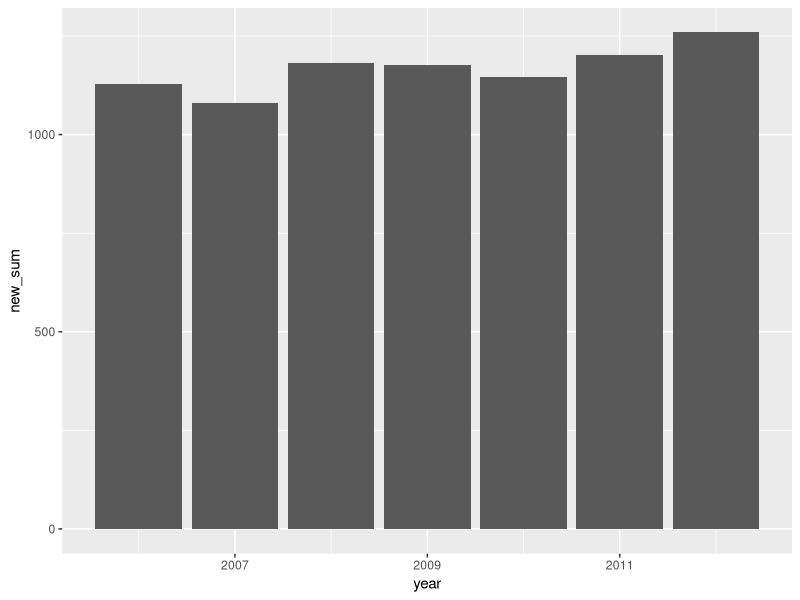
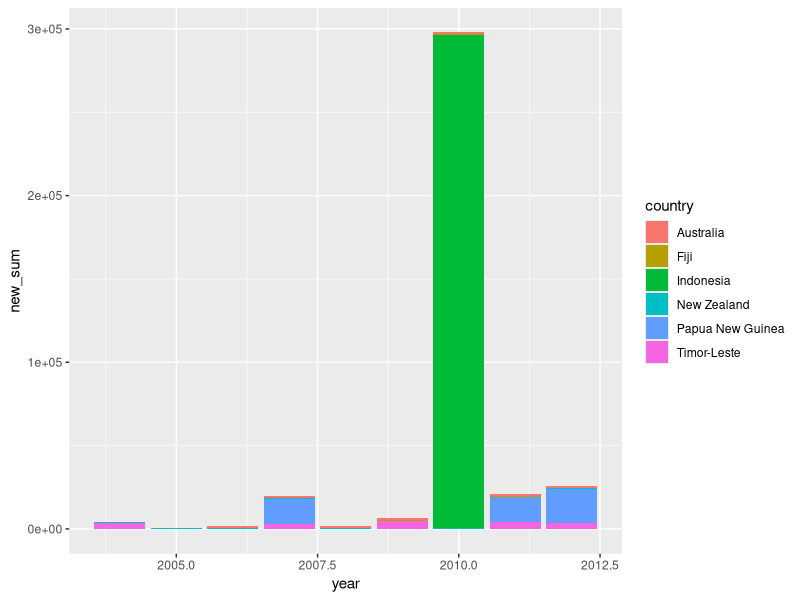

Generate these figures, in order, with R:
## ---- chunk 1
library(tidyverse)
tb <- read.csv("data/TB_notifications_2023-08-21.csv")
## ---- chunk 2
unique(tb$country)
## ---- chunk 3
tb_date_sort <- tb |>
  arrange(year)

head(tb_date_sort)
tail(tb_date_sort)
## ---- chunk 4
tb_sum <- tb |>
  mutate(new_sum = new_sp + new_sn + new_su + new_ep + new_oth)

tb_sum_aus <- tb_sum |>
  filter(country == 'Australia') |>
  filter(!is.na(new_sum))
## ---- chunk 5
ggplot(tb_sum_aus, aes(
  x = year,
  y = new_sum
)) +
  geom_col()
## ---- chunk 6
tb_aus_neighb <- tb_sum |>
  filter(country %in% c('Australia', 'Fiji', 'Indonesia', 'New Zealand', 'Papua New Guinea', 'Timor-Leste')) |>
  select(country, year, new_sum)
## ---- chunk 7
ggplot(tb_aus_neighb, aes(
  x = year,
  y = new_sum,
  fill = country
)) +
  geom_col()
